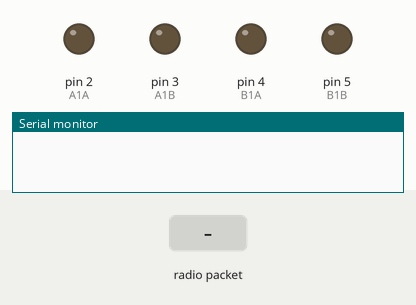
A sketch run on a simulated Arduino Uno, built with avr-gcc and run on an emulated ATmega328P. Parts: output pins drawn as LEDs (lit = HIGH), the last lines printed to the serial monitor. The test bench sets the inputs (shaded band). No radio packets arrive unless stated.

Above: at 4.2 s.
4.3 s: radio packet "1" arrives
At 4.7 s:
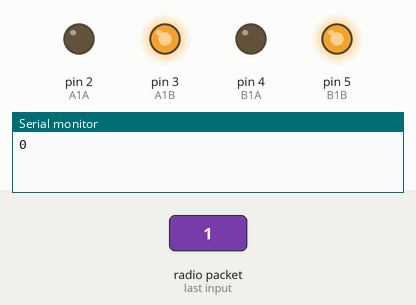
5.8 s: radio packet "0" arrives
At 7.0 s:
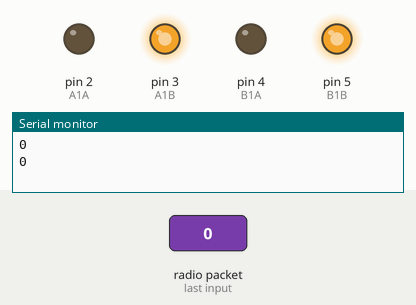
Timing chart, 0 to 8.8 s (numbered marks = the images above; inputs shaded):
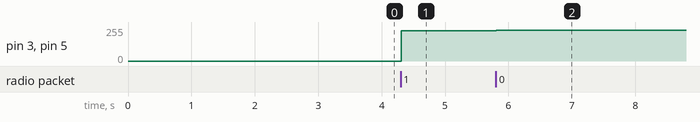

The sketch:

receiver.ino
```cpp
#include <SPI.h>
#include <nRF24L01.h>
#include <RF24.h>
RF24 myRadio(8, 9); // CE, CSN

//address through which two modules communicate.
const byte address[6] = "00001";

struct package
{
  int joyposX;
  int joyposY;
  int potValue1;
  int potValue2;
  int modeNow;
};

typedef struct package Package;
Package data;


const int A1A = 2;//define pin 2 for A1A
const int A1B = 3;//define pin 3 for A1B

const int B1A = 4;//define pin 8 for B1A
const int B1B = 5;//define pin 9 for B1B

int motorspeed = 0;

void setup() {
  while (!Serial);

  Serial.begin(9600);
  myRadio.begin();
  //set the address
  myRadio.openReadingPipe(0, address);
  myRadio.setChannel(115);
  myRadio.setPALevel(RF24_PA_MAX);
  myRadio.setDataRate( RF24_250KBPS );
  //Set module as receiver
  myRadio.startListening();
  pinMode(B1A, OUTPUT); // define pin as output
  pinMode(B1B, OUTPUT);
  pinMode(A1A, OUTPUT);
  pinMode(A1B, OUTPUT);
  digitalWrite(B1A, LOW);
  digitalWrite(B1B, LOW);
  digitalWrite(A1A, LOW);
  digitalWrite(A1B, LOW);
  delay(3000);
}

void loop() {
  // put your main code here, to run repeatedly:

  if ( myRadio.available())
  {

    myRadio.read( &data, sizeof(data) );

    // Serial.print("X : ");
    // Serial.println(data.joyposX);
    //Serial.print("Y : ");
    Serial.println(data.joyposY);
     //Serial.print("potValue : ");
    //Serial.println(data.potValue);
    delay(10);

    if (data.joyposX > 510)
    {

      // This is BACWARD
        motorspeed = map(data.joyposX, 1023, 510, 0, 255);
      digitalWrite(A1A, HIGH);
      analogWrite(A1B, motorspeed);
      digitalWrite(B1A, HIGH);
      analogWrite(B1B, motorspeed);


    }

    else if (data.joyposX < 480)
    {

      // This is FORWARD
      motorspeed = map(data.joyposX, 480, 0, 0, 255);
      digitalWrite(A1A, LOW);
      analogWrite(A1B, motorspeed);
      digitalWrite(B1A, LOW);
      analogWrite(B1B, motorspeed);

    }

    else if (data.joyposY < 480)
    {
      // This is right
      motorspeed = map(data.joyposY, 480, 0, 0, 255);
      digitalWrite(A1A, LOW);
      analogWrite(A1B, motorspeed);
      digitalWrite(B1A, HIGH);
      analogWrite(B1B, 255-motorspeed);

    }

    else if (data.joyposY > 520)
    {

      // This is right
           motorspeed = map(data.joyposY, 520, 1023, 0, 255);
      digitalWrite(A1A, HIGH);
      analogWrite(A1B, 255-motorspeed);
      digitalWrite(B1A, LOW);
      analogWrite(B1B, motorspeed);

    }

    else
    {
      digitalWrite(B1A, LOW);
      digitalWrite(B1B, LOW);
      digitalWrite(A1A, LOW);
      digitalWrite(A1B, LOW);

    }
  }
}
```

Measured:
- after the input at 4.3 s, pin 3 (A1B), pin 5 (B1B): 0/255 → 228/255 at once
- after the input at 5.8 s, pin 3 (A1B), pin 5 (B1B): 228/255 → 229/255 at once
